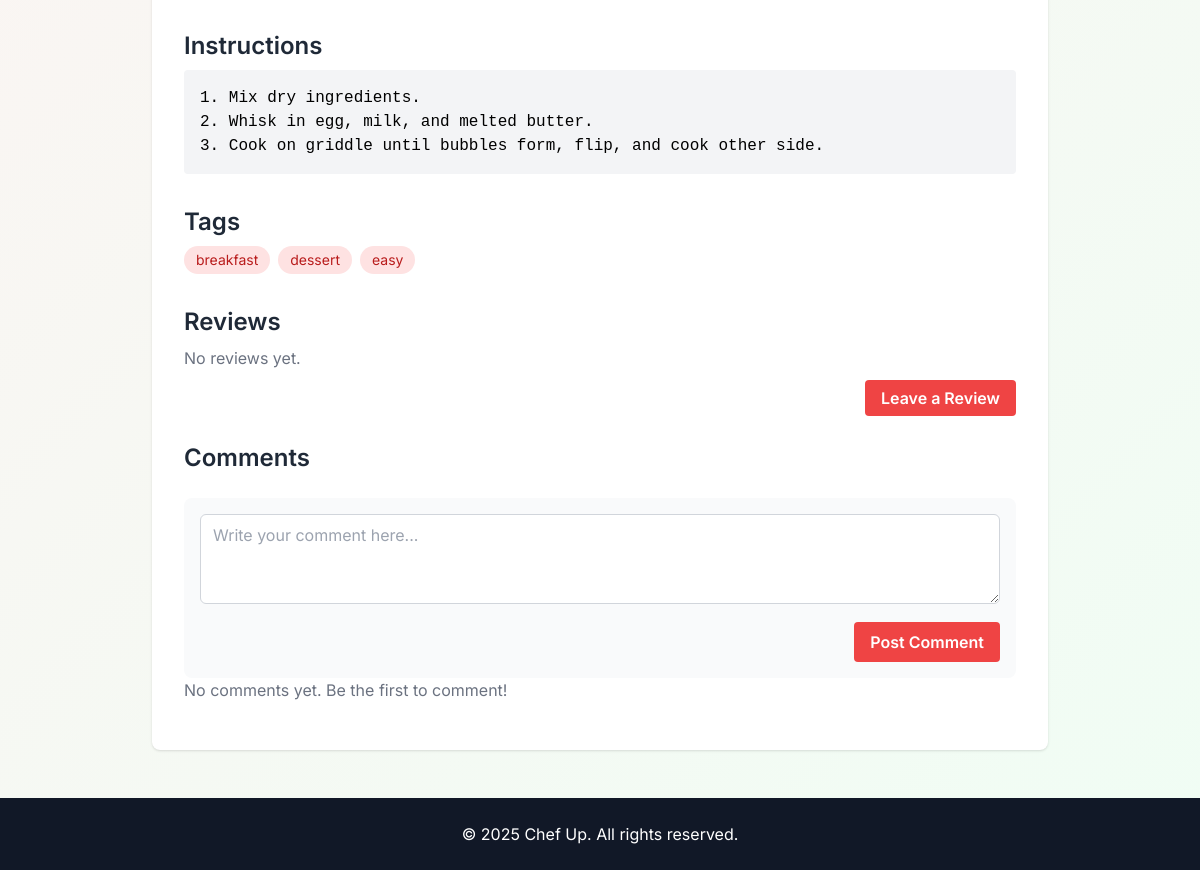
Before: /recipe/19/ (signed in, lower part) with the older database file.
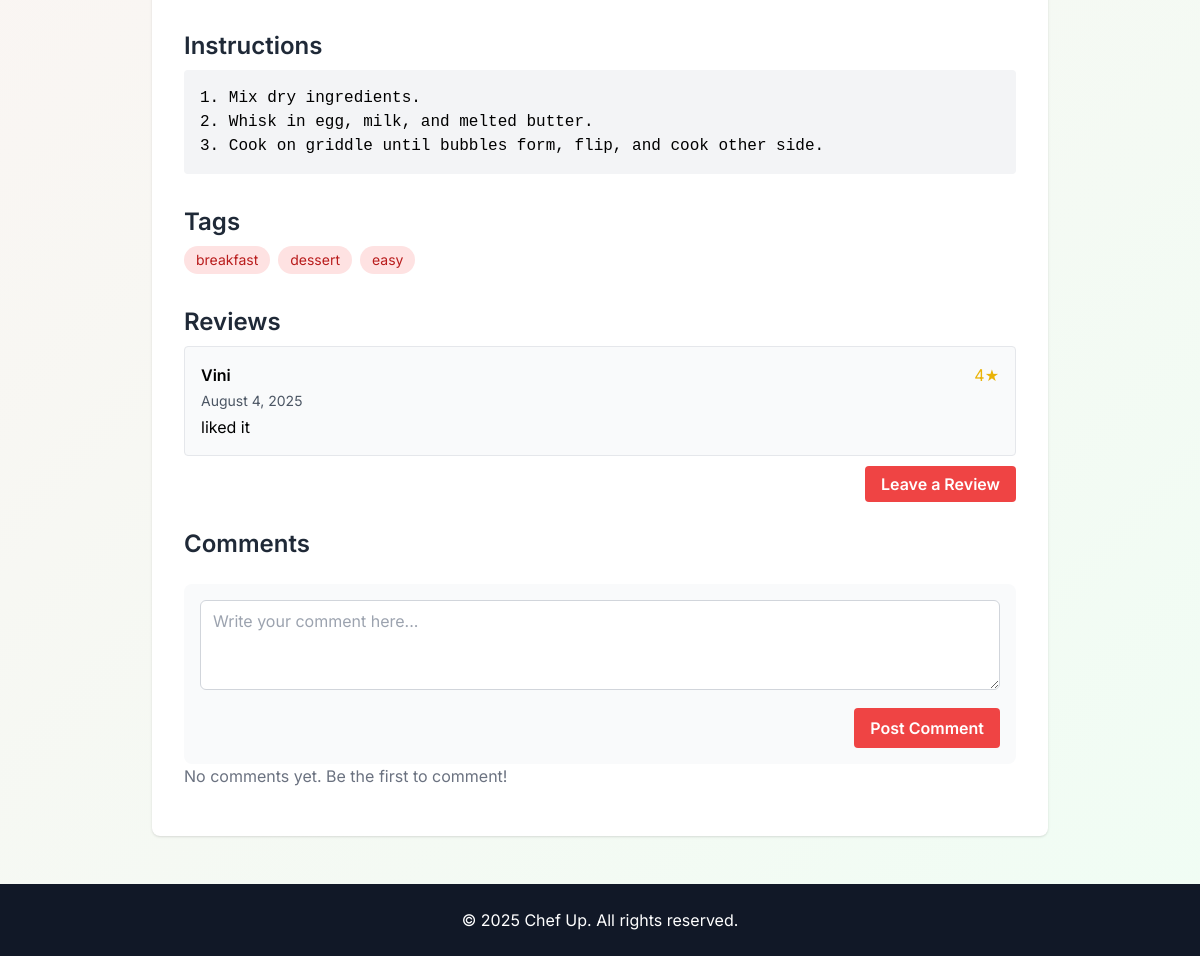
After: the same page with the newer database file.
### application/models.py (models this page shows)
class RecipeTag(models.Model):
    recipe = models.ForeignKey(Recipe, on_delete=models.CASCADE)
    tag = models.ForeignKey(Tag, on_delete=models.CASCADE)

class Tag(models.Model):
    name = models.CharField(max_length=50, unique=True)

class Review(models.Model):
    recipe = models.ForeignKey(Recipe, on_delete=models.CASCADE, related_name='reviews')
    user = models.ForeignKey(User, on_delete=models.CASCADE)
    rating = models.PositiveSmallIntegerField(choices=[(i, i) for i in range(1, 6)], default=5)  # 1-5 stars
    comment = models.TextField(blank=True)
    created_at = models.DateTimeField(auto_now_add=True)
    class Meta:
        unique_together = ('recipe', 'user')

### application/views.py (the view, shortened to what this page needs)
# urls.py: path('recipe/<int:recipe_id>/', views.recipe_detail, name='recipe_detail'),
@login_required
def recipe_detail(request, recipe_id):
    recipe = get_object_or_404(
        Recipe.objects.select_related('author')
                      .prefetch_related('images', 'reviews', 'comments', 'recipetag_set__tag'),
        id=recipe_id
    )
    if not recipe.is_public and recipe.author != request.user:
        return redirect('discover')
    saved_tag = RecipeStatusTag.objects.filter(user=request.user, recipe=recipe).first()
    comment_form = CommentForm()
    return render(request, 'recipe.html', {
        'recipe': recipe,
        'saved_tag': saved_tag,
        'comment_form': comment_form,
    })

### application/forms.py
class CommentForm(forms.ModelForm):
    class Meta:
        model = Comment
        fields = ['content']
        widgets = {
            'content': forms.Textarea(attrs={
                'rows': 3,
                'placeholder': 'Write your comment here...',
                'class': 'w-full px-3 py-2 border border-gray-300 rounded-md focus:outline-none focus:ring focus:ring-red-100'
            })
        }

### application/templates/recipe.html (shortened to what this page needs)
{% extends 'base_loggedin.html' %}
{% block content %}
  <main class="flex-grow px-6 py-12">
    <div class="max-w-4xl mx-auto bg-white shadow rounded-lg p-8">
      <section class="mb-8">
        <h2 class="text-2xl font-semibold text-gray-800 mb-2">Instructions</h2>
        <pre class="bg-gray-100 p-4 rounded whitespace-pre-wrap">{{ recipe.instructions }}</pre>
      </section>
      {% if recipe.recipetag_set.exists %}
        <section class="mb-8">
          <h2 class="text-2xl font-semibold text-gray-800 mb-2">Tags</h2>
          <div class="flex flex-wrap gap-2">
            {% for recipe_tag in recipe.recipetag_set.all %}
              <span class="bg-red-100 text-red-700 px-3 py-1 rounded-full text-sm">{{ recipe_tag.tag.name }}</span>
            {% endfor %}
          </div>
        </section>
      {% endif %}
      <section class="mb-8">
        <h2 class="text-2xl font-semibold text-gray-800 mb-2">Reviews</h2>
        {% for review in recipe.reviews.all %}
          <div class="bg-gray-50 border border-gray-200 rounded p-4 mb-4">
            <div class="flex justify-between mb-1">
              <span class="font-semibold">{{ review.user.username }}</span>
              <span class="text-yellow-500">{{ review.rating }}★</span>
            </div>
            <p class="text-gray-600 text-sm">{{ review.created_at|date:"F j, Y" }}</p>
            <p class="mt-1">{{ review.comment }}</p>
          </div>
        {% empty %}
          <p class="text-gray-500">No reviews yet.</p>
        {% endfor %}
        {% if user.is_authenticated %}
        <div class="mt-4 text-right">
          <a
			href="{% url 'rate' recipe.id %}"
            class="px-4 py-2 bg-red-500 text-white font-semibold rounded hover:bg-red-600 transition">
            Leave a Review
          </a>
        </div>
        {% endif %}
      </section>
      <section class="mb-4">
          <h2 class="text-2xl font-semibold text-gray-800 mb-4">Comments</h2>
          <div class="mt-6 bg-gray-50 rounded-lg p-4">
              <form method="post">
                  <div class="mb-3">
                      {{ comment_form.content }}
                  </div>
                  <div class="text-right">
                      <button type="submit" class="px-4 py-2 bg-red-500 text-white font-semibold rounded hover:bg-red-600 transition">
                          Post Comment
                      </button>
                  </div>
              </form>
          </div>
          {% for comment in recipe.comments.all %}
              <div class="bg-white border border-gray-200 rounded p-4 mb-4">
                  <div class="flex justify-between items-start mb-2">
                      <p class="font-semibold text-gray-900">{{ comment.user.username }}</p>
                      <div class="flex items-center space-x-2">
                          <p class="text-sm text-gray-500">{{ comment.created_at|date:"M j, Y \a\t g:i A" }}</p>
                          {% if user == comment.user %}
                              <button
                                      onclick="confirmDelete({{ comment.id }})"
                                      class="text-gray-400 hover:text-red-500 text-lg font-bold leading-none"
                                      title="Delete comment">
                                  ×
                              </button>
                          {% endif %}
                      </div>
                  </div>
                  <p class="text-gray-700">{{ comment.content }}</p>
              </div>
          {% empty %}
              <p class="text-gray-500 mb-4">No comments yet. Be the first to comment!</p>
          {% endfor %}
      </section>
    </div>
  </main>
{% endblock content %}

Changed rows visible on the page:
added Review: user.username "Vini", rating "4", created_at "August 4, 2025", comment "liked it"
Other visible differences:
text no longer shown: "No reviews yet."
